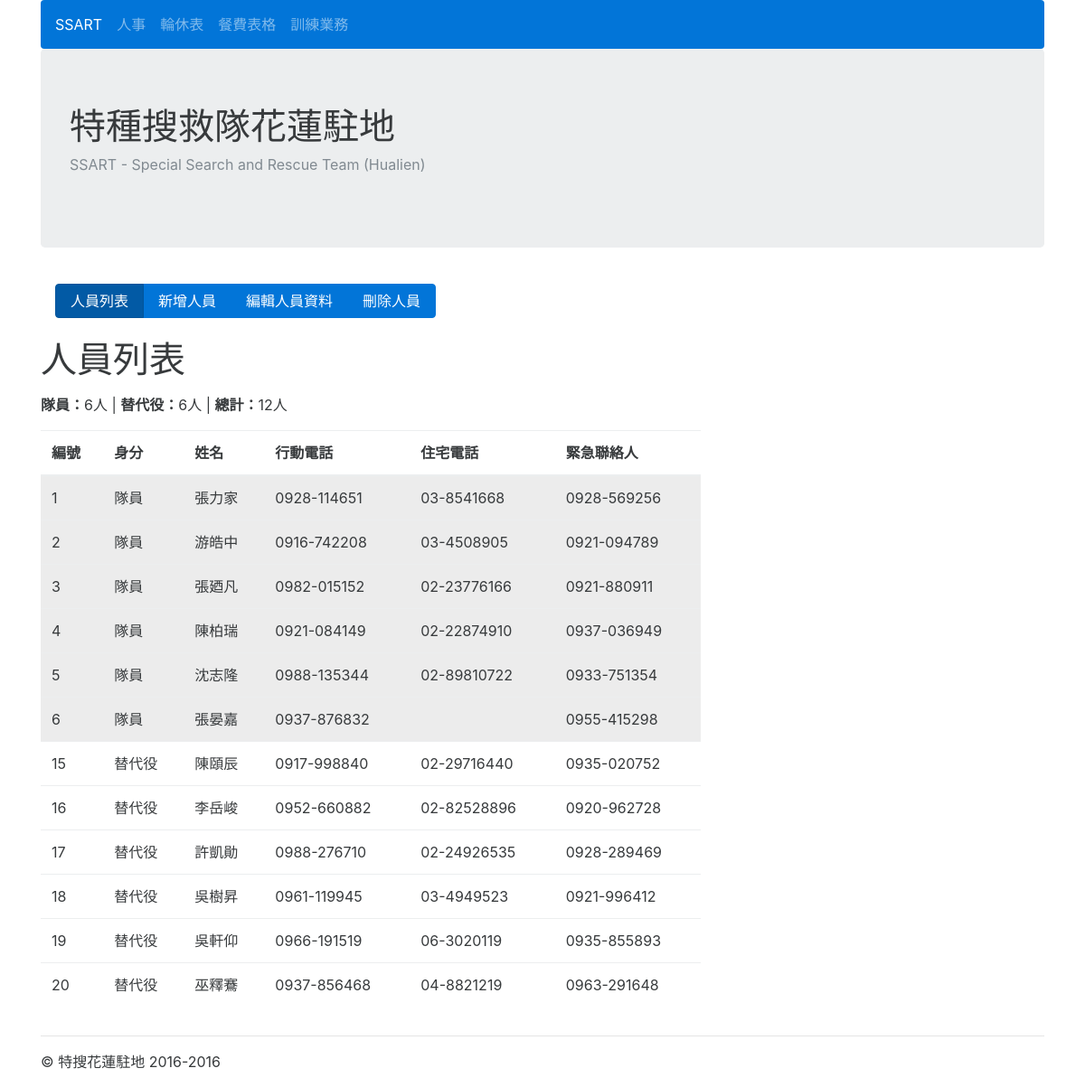
/userprofile/profile_list, run on an earlier commit of the app's database.
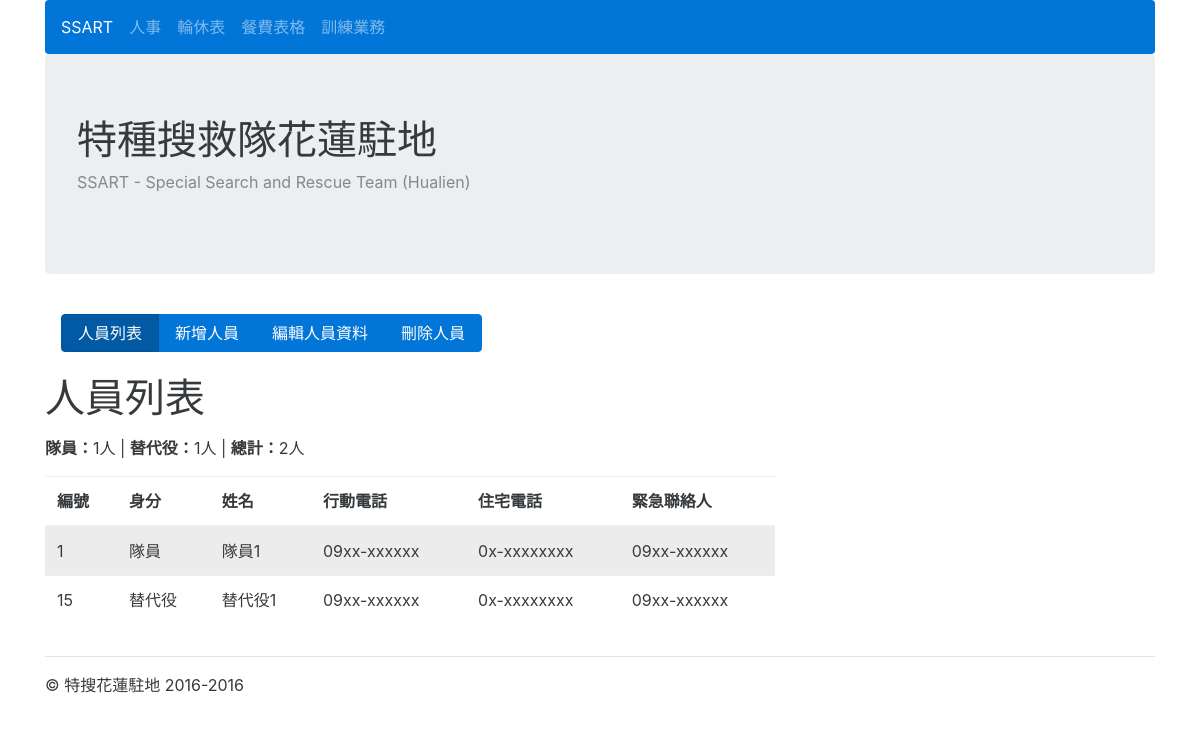
And on a later commit of the database.
### userprofile/models.py (models this page shows, shortened)
class UserProfile(models.Model):
	name = models.CharField(max_length=20)
	rank = models.CharField(max_length=20, choices=RANK_CHOICES)
	number = models.IntegerField()
	mobile_phone = models.CharField(max_length=20, null=True, blank=True)
	home_phone = models.CharField(max_length=20, null=True, blank=True)
	emergency_call = models.CharField(max_length=20, null=True, blank=True)
	eat = models.BooleanField(default=True)
	objects = models.Manager()
	members = MemberManager()
	substitutes = SubstituteManager()
	eats = EatManager()
	class Meta:
		ordering = ['number']

### userprofile/views.py (the view)
def profile_list(request):
	profiles = UserProfile.objects.all()
	members = UserProfile.members.all()
	substitutes = UserProfile.substitutes.all()
	context = {
	'profiles':profiles,
	'members':members,
	'substitutes':substitutes,
	}
	return render(request, 'profile_list.html', context)

### userprofile/models.py (called while the page is built)
	def get_queryset(self):
		return super(MemberManager, self).get_queryset().filter(rank='隊員')

	def get_queryset(self):
		return super(SubstituteManager, self).get_queryset().filter(rank='替代役')

### userprofile/templates/profile_list.html (shortened to what this page needs)
{% extends 'base.html' %}
{% load widget_tweaks %}
{% block content %}
<nav class="navbar">
<div class="btn-group">
<a href={% url 'profile_list' %} class="btn btn-primary active"> 人員列表</a>
<a href={% url 'create_colleague' %} class="btn btn-primary"> 新增人員</a>
<a href={% url 'edit_profile' %} class="btn btn-primary"> 編輯人員資料</a>
<a href={% url 'profile_delete_list' %} class="btn btn-primary"> 刪除人員</a>
</div>
</nav>
<p><h1>人員列表</h1></p>
<p><strong>隊員：</strong>{{members.count}}人 | <strong>替代役：</strong>{{substitutes.count}}人 | <strong>總計：</strong>{{profiles.count}}人</p>
<div class="row">
<div class="col-lg-8">
<table class="table table-hover">
  <thead>
    <tr>
      <th>編號</th>
      <th>身分</th>
      <th>姓名</th>
      <th>行動電話</th>
      <th>住宅電話</th>
      <th>緊急聯絡人</th>
    </tr>
  </thead>
  <tbody>
      {% for profile in profiles %}
    <tr>
    {% if profile.rank == '隊員' %}
      <td class="table-active">{{ profile.number }}</td>
      <td class="table-active">{{ profile.rank }}</td>
      <td class="table-active">{{ profile.name }}</td>
      <td class="table-active">{{ profile.mobile_phone }}</td>
      <td class="table-active">{{ profile.home_phone }}</td>
      <td class="table-active">{{ profile.emergency_call }}</td>
  {% else %}
      <td>{{ profile.number }}</td>
      <td>{{ profile.rank }}</td>
      <td>{{ profile.name }}</td>
      <td>{{ profile.mobile_phone }}</td>
      <td>{{ profile.home_phone }}</td>
      <td>{{ profile.emergency_call }}</td>
   {% endif %}
    </tr>
       {% endfor %}
  </tbody>
</table>
</div>
</div>
{% endblock %}

What changed in the data, as far as the page shows it:
removed UserProfile: number "2", rank "隊員", name "游皓中", mobile_phone "0916-742208", home_phone "03-4508905", emergency_call "0921-094789"
removed UserProfile: number "3", rank "隊員", name "張廼凡", mobile_phone "0982-015152", home_phone "02-23776166", emergency_call "0921-880911"
removed UserProfile: number "4", rank "隊員", name "陳柏瑞", mobile_phone "0921-084149", home_phone "02-22874910", emergency_call "0937-036949"
removed UserProfile: number "5", rank "隊員", name "沈志隆", mobile_phone "0988-135344", home_phone "02-89810722", emergency_call "0933-751354"
removed UserProfile: number "6", rank "隊員", name "張晏嘉", mobile_phone "0937-876832", emergency_call "0955-415298"
removed UserProfile: number "16", rank "替代役", name "李岳峻", mobile_phone "0952-660882", home_phone "02-82528896", emergency_call "0920-962728"
removed UserProfile: number "17", rank "替代役", name "許凱勛", mobile_phone "0988-276710", home_phone "02-24926535", emergency_call "0928-289469"
removed UserProfile: number "18", rank "替代役", name "吳樹昇", mobile_phone "0961-119945", home_phone "03-4949523", emergency_call "0921-996412"
removed UserProfile: number "19", rank "替代役", name "吳軒仰", mobile_phone "0966-191519", home_phone "06-3020119", emergency_call "0935-855893"
removed UserProfile: number "20", rank "替代役", name "巫釋鶱", mobile_phone "0937-856468", home_phone "04-8821219", emergency_call "0963-291648"
changed UserProfile "隊員": name "張力家" → "隊員1"; mobile_phone "0928-114651" → "09xx-xxxxxx"; home_phone "03-8541668" → "0x-xxxxxxxx"; emergency_call "0928-569256" → "09xx-xxxxxx"
changed UserProfile "替代役": name "陳頤辰" → "替代役1"; mobile_phone "0917-998840" → "09xx-xxxxxx"; home_phone "02-29716440" → "0x-xxxxxxxx"; emergency_call "0935-020752" → "09xx-xxxxxx"
Also different on the page:
{{ members.count }}: "6" → "1"
{{ substitutes.count }}: "6" → "1"
{{ profiles.count }}: "12" → "2"
